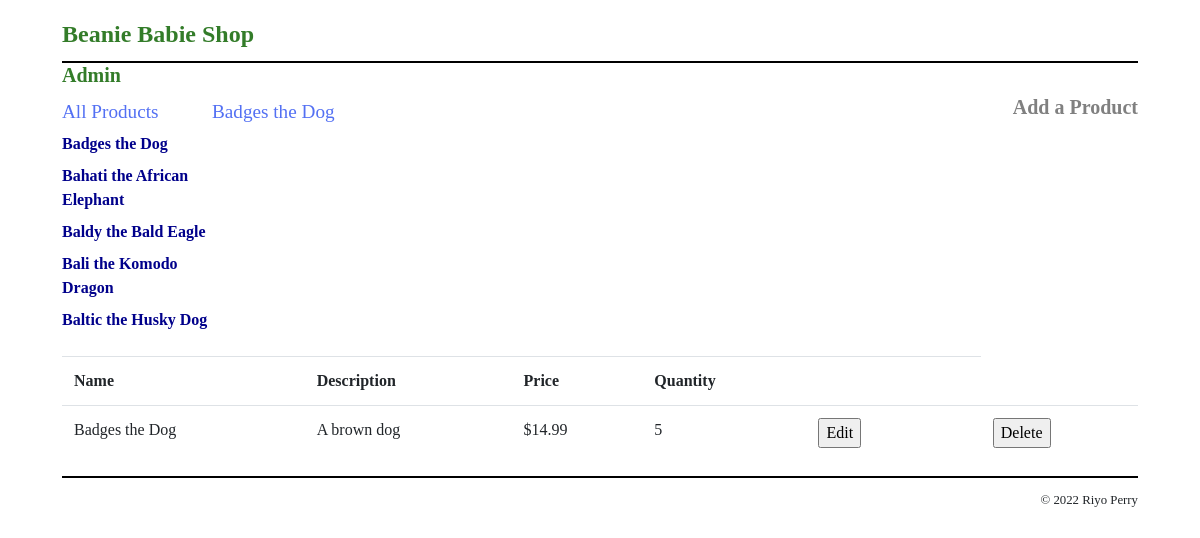
/product_list.php, run on the app's committed database.
### tables this page shows
CREATE TABLE products (
  productID INT(12) NOT NULL AUTO_INCREMENT,
  productName VARCHAR(255)  NOT NULL,
  productDescription  VARCHAR(800)  NOT NULL,
  productPrice  FLOAT(6,2)  NOT NULL,
  productQuantity INT(255)  NOT NULL,
  PRIMARY KEY (productID)
);

### product_list.php (the view, shortened to what this page needs)
<?php
require_once('database.php');
if (!isset($product_id)) {
    $product_id = filter_input(INPUT_GET, 'product_id');
    if ($product_id == NULL || $product_id == FALSE) {
        $firstProductQuery = 'SELECT * FROM products ORDER BY productID';
        $firstProductStatement = $db->prepare($firstProductQuery);
        $firstProductStatement->execute();
        $allProductsForFirst = $firstProductStatement->fetchAll();
        $product_id = $allProductsForFirst[0]['productID'];
    }
}
$allProductsQuery = 'SELECT * FROM products ORDER BY productID';
$allProductsStatement = $db->prepare($allProductsQuery);
$allProductsStatement->execute();
$allProducts = $allProductsStatement->fetchAll();
$productQuery= 'SELECT * FROM products WHERE productID = :product_id';
$productStatement = $db->prepare($productQuery);
$productStatement->bindValue(':product_id', $product_id);
$productStatement->execute();
$selectedProduct = $productStatement->fetch();
?>
<!DOCTYPE html>
<html>
<head>
    <link rel="stylesheet" href="https://stackpath.bootstrapcdn.com/bootstrap/4.3.1/css/bootstrap.min.css">
    <link rel="stylesheet" type="text/css" href="styles/main.css" />
</head>
<body>
    <header><h1><a href="index.php">Beanie Babie Shop</a></h1></header>
    <h5 id="admin-header"><a href="admin_home.php">Admin</a></h5>
    <h5 id="add_product_bttn"><a href="add_product_form.php" style="color:gray; float:right;">Add a Product</a></h5>
    <main>
    <section>
    <aside>
        <h2>All Products</h2>
        <nav>
            <ul>
                <?php foreach ($allProducts as $product) : ?>
                    <li>
                        <a style="color:#00008B;" href="./product_list.php?product_id=<?php echo $product['productID']; ?>">
                            <?php echo $product['productName']; ?>
                        </a>
                    </li>
                <?php endforeach; ?>
            </ul>
        </nav>
    </aside>
    </section>
    <section>
        <h2><?php echo $selectedProduct['productName']; ?></h2>
        <table class="table">
            <tr>
                <th>Name</th>
                <th>Description</th>
                <th>Price</th>
                <th>Quantity</th>
                <th></th>
                <th></th>
            </tr>
            <tr>
                <td><?php echo $selectedProduct['productName']; ?></td>
                <td><?php echo $selectedProduct['productDescription']; ?></td>
                <td>$<?php echo $selectedProduct['productPrice']; ?></td>
                <td><?php echo $selectedProduct['productQuantity']; ?></td>
                <td>
                    <form action="edit_product_form.php" method="post" id="edit_product_form">
                        <input type="submit" value="Edit">
                    </form>
                <td>
                <td>
                    <form action="delete_product.php" method="post" id="delete_product">
                        <input type="submit" value="Delete">
                    </form>
                </td>
            </tr>
        </table>
    </section>
    </main>
</body>
<footer>
    <p>&copy; <?php echo date("Y"); ?> Riyo Perry</p>
</footer>
</body>
</html>

### styles/main.css (style rules this page uses)
html { background-color: white; }
body { margin-top: 0; font-family: American Typewriter, serif; width: 95%; margin: 0 auto; background-color: white; padding: .5em 2em; }
header { margin: 0; border-bottom: 2px solid black; }
header h1 { margin: 0; padding: .5em 0; color: black; }
main { margin: 0; }
aside { float: left; width: 150px; }
nav ul { list-style-type: none; margin-left: 0; padding-left: 0; }
nav ul li { padding-bottom: 0.5em; }
footer { clear: both; margin-top: 1em; border-top: 2px solid black; }
footer p { text-align: right; font-size: 80%; margin: 1em 0; }
h1 { font-size: 150%; margin: 0; padding: .5em 0 .25em; }
h2 { font-size: 120%; margin: 0; padding: .25em 0 .5em; }
h1, h2 { color: rgb(83, 112, 243); }
ul { margin: 0 0 1em 0; padding: 0 0 0 2.5em; }
li { margin: 0; padding: 0; }
a { color: rgb(51, 124, 41); font-weight: bold; }
form { margin: 0; }
#add_product_bttn { color: gray; }

### data on the page
products: productName "Badges the Dog", productDescription "A brown dog", productPrice "14.99", productQuantity "5"
products: productName "Bahati the African Elephant"
products: productName "Baldy the Bald Eagle"
products: productName "Bali the Komodo Dragon"
products: productName "Baltic the Husky Dog"
